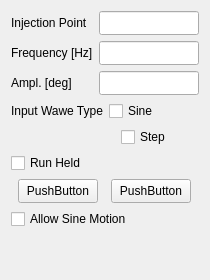
        <widget class="QWidget" name="sine_step">
         <attribute name="title">
          <string>Sine / Step</string>
         </attribute>
         <layout class="QGridLayout" name="gridLayout_3">
          <item row="0" column="0">
           <layout class="QVBoxLayout" name="verticalLayout_8">
            <item>
             <layout class="QHBoxLayout" name="horizontalLayout_23">
              <item>
               <widget class="QLabel" name="label_20">
                <property name="text">
                 <string>Injection Point</string>
                </property>
               </widget>
              </item>
              <item>
               <widget class="QLineEdit" name="lineEdit_13">
                <property name="minimumSize">
                 <size>
                  <width>0</width>
                  <height>24</height>
                 </size>
                </property>
                <property name="maximumSize">
                 <size>
                  <width>100</width>
                  <height>16777215</height>
                 </size>
                </property>
               </widget>
              </item>
             </layout>
            </item>
            <item>
             <layout class="QHBoxLayout" name="horizontalLayout_24">
              <item>
               <widget class="QLabel" name="label_21">
                <property name="text">
                 <string>Frequency [Hz]</string>
                </property>
               </widget>
              </item>
              <item>
               <widget class="QLineEdit" name="lineEdit_14">
                <property name="minimumSize">
                 <size>
                  <width>0</width>
                  <height>24</height>
                 </size>
                </property>
                <property name="maximumSize">
                 <size>
                  <width>100</width>
                  <height>16777215</height>
                 </size>
                </property>
               </widget>
              </item>
             </layout>
            </item>
            <item>
             <layout class="QHBoxLayout" name="horizontalLayout_25">
              <item>
               <widget class="QLabel" name="label_22">
                <property name="text">
                 <string>Ampl. [deg]</string>
                </property>
               </widget>
              </item>
              <item>
               <widget class="QLineEdit" name="lineEdit_15">
                <property name="minimumSize">
                 <size>
                  <width>0</width>
                  <height>24</height>
                 </size>
                </property>
                <property name="maximumSize">
                 <size>
                  <width>100</width>
                  <height>16777215</height>
                 </size>
                </property>
               </widget>
              </item>
             </layout>
            </item>
            <item>
             <layout class="QHBoxLayout" name="horizontalLayout_27">
              <item>
               <widget class="QLabel" name="label_23">
                <property name="text">
                 <string>Input Wawe Type</string>
                </property>
               </widget>
              </item>
              <item>
               <widget class="QCheckBox" name="checkBox_4">
                <property name="text">
                 <string>Sine</string>
                </property>
               </widget>
              </item>
             </layout>
            </item>
            <item>
             <layout class="QHBoxLayout" name="horizontalLayout_26">
              <item>
               <spacer name="horizontalSpacer_6">
                <property name="orientation">
                 <enum>Qt::Orientation::Horizontal</enum>
                </property>
                <property name="sizeType">
                 <enum>QSizePolicy::Policy::Fixed</enum>
                </property>
                <property name="sizeHint" stdset="0">
                 <size>
                  <width>110</width>
                  <height>20</height>
                 </size>
                </property>
               </spacer>
              </item>
              <item>
               <widget class="QCheckBox" name="checkBox_5">
                <property name="text">
                 <string>Step</string>
                </property>
               </widget>
              </item>
             </layout>
            </item>
            <item>
             <widget class="QCheckBox" name="checkBox_6">
              <property name="text">
               <string>Run Held</string>
              </property>
             </widget>
            </item>
            <item>
             <layout class="QHBoxLayout" name="horizontalLayout_28">
              <item>
               <widget class="QPushButton" name="pushButton_10">
                <property name="sizePolicy">
                 <sizepolicy hsizetype="Fixed" vsizetype="Fixed">
                  <horstretch>0</horstretch>
                  <verstretch>0</verstretch>
                 </sizepolicy>
                </property>
                <property name="minimumSize">
                 <size>
                  <width>80</width>
                  <height>24</height>
                 </size>
                </property>
                <property name="text">
                 <string>PushButton</string>
                </property>
               </widget>
              </item>
              <item>
               <widget class="QPushButton" name="pushButton_11">
                <property name="sizePolicy">
                 <sizepolicy hsizetype="Fixed" vsizetype="Fixed">
                  <horstretch>0</horstretch>
                  <verstretch>0</verstretch>
                 </sizepolicy>
                </property>
                <property name="minimumSize">
                 <size>
                  <width>80</width>
                  <height>24</height>
                 </size>
                </property>
                <property name="text">
                 <string>PushButton</string>
                </property>
               </widget>
              </item>
             </layout>
            </item>
            <item>
             <widget class="QCheckBox" name="checkBox_7">
              <property name="text">
               <string>Allow Sine Motion</string>
              </property>
             </widget>
            </item>
            <item>
             <spacer name="verticalSpacer_3">
              <property name="orientation">
               <enum>Qt::Orientation::Vertical</enum>
              </property>
              <property name="sizeHint" stdset="0">
               <size>
                <width>20</width>
                <height>40</height>
               </size>
              </property>
             </spacer>
            </item>
           </layout>
          </item>
         </layout>
        </widget>
